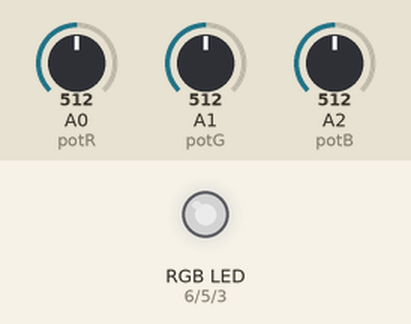
Recording of a sketch running on a simulated Arduino Uno, built with avr-gcc and run on an emulated ATmega328P. Parts: an RGB LED mixed from three pins (HIGH = lit). Inputs (shaded band) come from the test bench; at power-on: A0 (potR) = 512, A1 (potG) = 512, A2 (potB) = 512. Dim RGB values are drawn brighter than linear.

Above: at 1.2 s.
1.3 s: A0 (potR) set to 716
At 2.2 s:
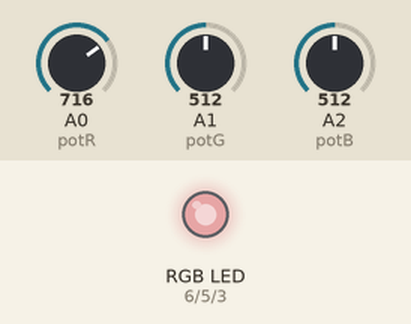
2.8 s: A1 (potG) set to 716
At 3.4 s:
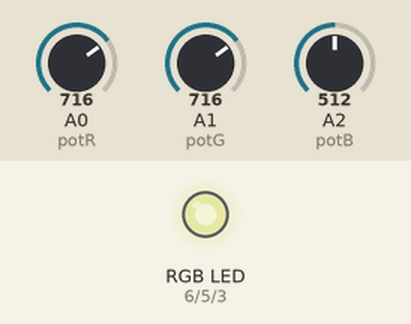
4.3 s: A2 (potB) set to 716
At 5.5 s:
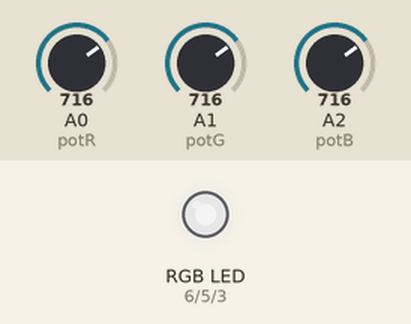
5.8 s: A0 (potR) set to 900
At 6.8 s:
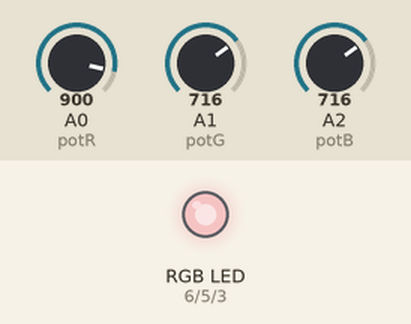
7.3 s: A1 (potG) set to 900
At 8.0 s:
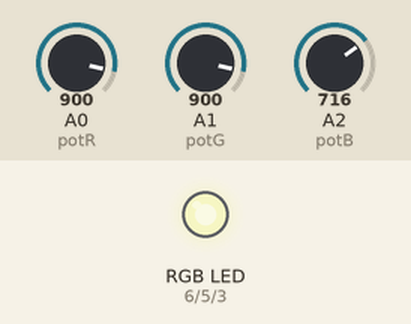
8.8 s: A2 (potB) set to 900
At 9.1 s:
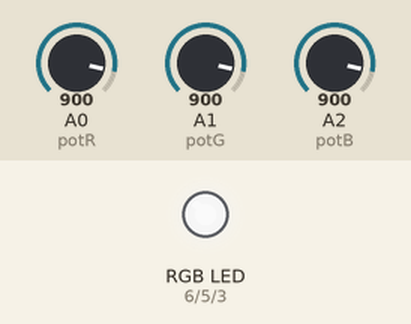
Timing chart, 0 to 11.3 s (numbered marks = the images above; inputs shaded):
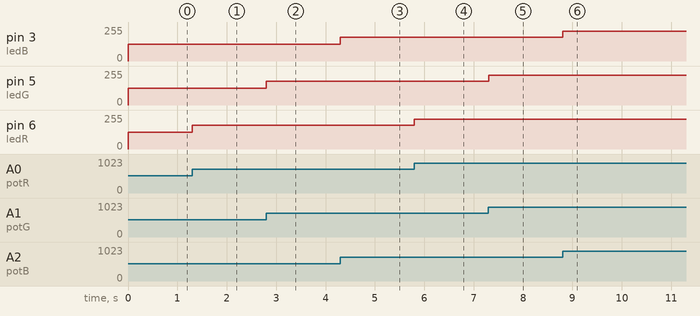

Measured:
- after the input at 1.3 s, pin 6 (ledR): 127/255 → 178/255 at once
- after the input at 2.8 s, pin 5 (ledG): 127/255 → 178/255 at once
- after the input at 4.3 s, pin 3 (ledB): 127/255 → 178/255 at once
- after the input at 5.8 s, pin 6 (ledR): 178/255 → 224/255 at once
- after the input at 7.3 s, pin 5 (ledG): 178/255 → 224/255 at once
- after the input at 8.8 s, pin 3 (ledB): 178/255 → 224/255 at once

The sketch:

lab3-rgbpots.ino
```cpp
const int potR = A0, potG = A1, potB = A2;
const int ledR = 6, ledG = 5, ledB = 3;

int r = 0, g = 0, b = 0;

void setup() {
  pinMode (potR, INPUT);
  pinMode (potG, INPUT);
  pinMode (potB, INPUT);

  pinMode (ledR, OUTPUT);
  pinMode (ledG, OUTPUT);
  pinMode (ledB, OUTPUT);

  //Serial.begin (9600);
}

void loop() {
  r = map (analogRead (potR), 0, 1023, 0, 255);
  g = map (analogRead (potG), 0, 1023, 0, 255);
  b = map (analogRead (potB), 0, 1023, 0, 255);

  /*
  Serial.print ("R: ");
  Serial.print (r);
  Serial.print ("  G: ");
  Serial.print (g);
  Serial.print ("  B: ");
  Serial.println (b);
  */

  analogWrite (ledR, r);
  analogWrite (ledG, g);
  analogWrite (ledB, b);
  // delay (10);
}
```
